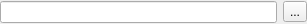
<?xml version="1.0" encoding="UTF-8"?>
<ui version="4.0">
 <class>ChooseFile</class>
 <widget class="QWidget" name="ChooseFile">
  <property name="geometry">
   <rect>
    <x>0</x>
    <y>0</y>
    <width>307</width>
    <height>24</height>
   </rect>
  </property>
  <property name="windowTitle">
   <string>Form</string>
  </property>
  <layout class="QHBoxLayout" name="horizontalLayout">
   <property name="margin">
    <number>0</number>
   </property>
   <item>
    <widget class="QLineEdit" name="lineEditFileName"/>
   </item>
   <item>
    <widget class="QToolButton" name="toolButtonChoose">
     <property name="text">
      <string>...</string>
     </property>
    </widget>
   </item>
  </layout>
 </widget>
 <resources/>
 <connections/>
</ui>
